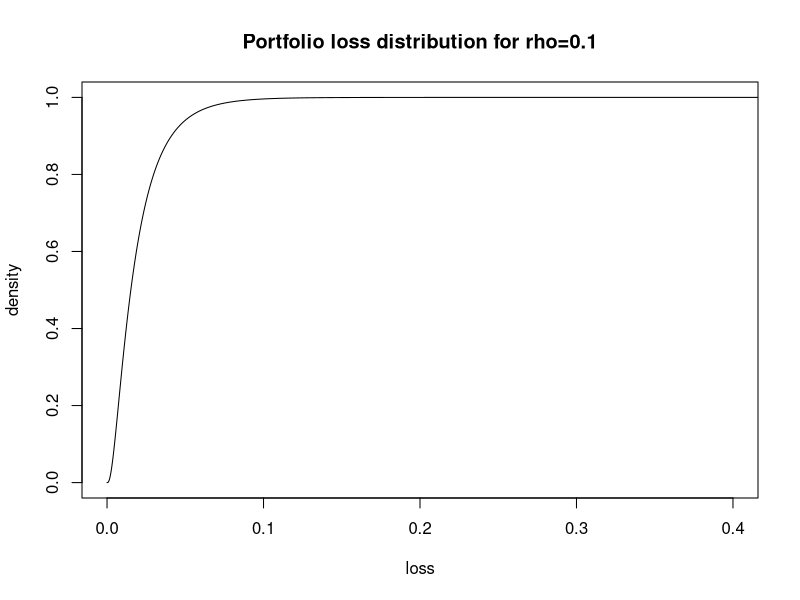
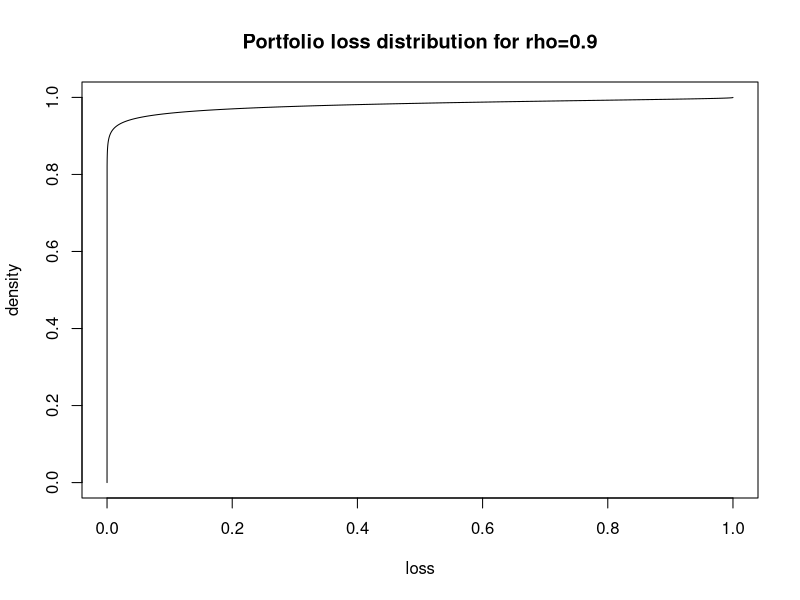

The R source for these figures, in order:
## ---- chunk 1
Merton=function(B){
  T=1
  sigma=0.1
  A_0=100
  #B=90
  mu=0.05
  
  d_2=(log(A_0/B)+(mu-0.5*sigma^2)*T)/(sigma*sqrt(T))
  return(pnorm(-d_2))
}

Merton(90)

## ---- chunk 2
n_sim=5000
n_ins=100
rho=0.2

set.seed(50)

# We take a fixed probability of default
r_beta=matrix(rep(0.005,n_sim*(n_ins+1)),n_sim,n_ins+1)
#A Beta prior for default probability can be used to also sample for probability of default
#r_beta=matrix(rbeta(n_sim*(n_ins+1),1,199),n_sim,n_ins+1)

corr_bern_matrix=matrix(rep(0,n_sim*(n_ins+1)),n_sim,n_ins+1)
corr_bern_matrix[,1]=sapply(r_beta[,1],function(x){rbinom(1,1,x)})
for(i in 1:n_sim){
  for(j in 2:(n_ins+1)){
    corr_bern_matrix[i,j]=sqrt(rho)*corr_bern_matrix[i,1]+sqrt(1-rho)*rbinom(1,1,r_beta[i,j])
  }
}

port_loss<-apply(corr_bern_matrix[,2:(n_ins+1)],1,mean)
## ---- chunk 3
#Vasicek portfolio loss distribution for correlation of 0.1 and q=0.02
x=seq(0,1,0.0001)
Vasicek = function(rho,x,q){pnorm(((sqrt(1-rho)*qnorm(x)-qnorm(q))/(sqrt(rho))))}
plot(x,Vasicek(0.1,x,0.02),type="l",xlab="loss",ylab="density",main="Portfolio loss distribution for rho=0.1",xlim=c(0,0.4))

#Vasicek portfolio loss distribution for correlation of 0.9
plot(x,Vasicek(0.9,x,0.02),type="l",xlab="loss",ylab="density",main="Portfolio loss distribution for rho=0.9")
